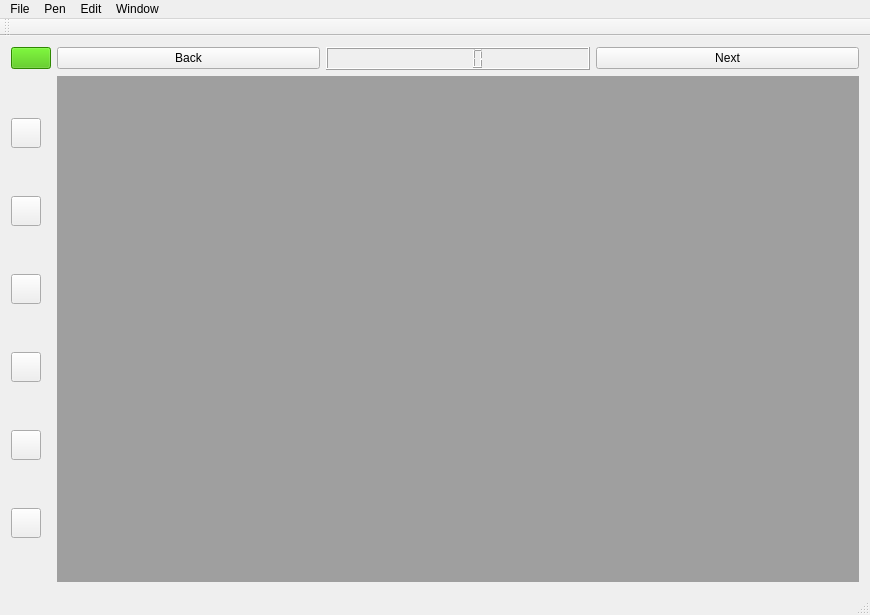
<?xml version="1.0" encoding="UTF-8"?>
<ui version="4.0">
 <class>MainWindow</class>
 <widget class="QMainWindow" name="MainWindow">
  <property name="geometry">
   <rect>
    <x>0</x>
    <y>0</y>
    <width>870</width>
    <height>615</height>
   </rect>
  </property>
  <property name="windowTitle">
   <string>MainWindow</string>
  </property>
  <widget class="QWidget" name="centralWidget">
   <layout class="QGridLayout" name="gridLayout">
    <item row="0" column="2">
     <widget class="QLCDNumber" name="lcdNumber"/>
    </item>
    <item row="0" column="3">
     <widget class="QPushButton" name="pushButton">
      <property name="text">
       <string>Next</string>
      </property>
     </widget>
    </item>
    <item row="1" column="1" colspan="3">
     <widget class="QMdiArea" name="myMDI"/>
    </item>
    <item row="0" column="0">
     <widget class="QPushButton" name="pushButton_4">
      <property name="styleSheet">
       <string notr="true">background-color: rgb(64, 191, 0);</string>
      </property>
      <property name="text">
       <string/>
      </property>
      <property name="icon">
       <iconset theme="save"/>
      </property>
     </widget>
    </item>
    <item row="0" column="1">
     <widget class="QPushButton" name="pushButton_2">
      <property name="text">
       <string>Back</string>
      </property>
     </widget>
    </item>
    <item row="1" column="0">
     <layout class="QVBoxLayout" name="verticalLayout">
      <item>
       <widget class="QPushButton" name="pushButton_6">
        <property name="enabled">
         <bool>true</bool>
        </property>
        <property name="maximumSize">
         <size>
          <width>30</width>
          <height>30</height>
         </size>
        </property>
        <property name="text">
         <string/>
        </property>
        <property name="icon">
         <iconset resource="paintResource.qrc">
          <normaloff>:/icons/pencil.png</normaloff>:/icons/pencil.png</iconset>
        </property>
       </widget>
      </item>
      <item>
       <widget class="QPushButton" name="pushButton_3">
        <property name="enabled">
         <bool>true</bool>
        </property>
        <property name="maximumSize">
         <size>
          <width>30</width>
          <height>30</height>
         </size>
        </property>
        <property name="text">
         <string/>
        </property>
        <property name="icon">
         <iconset resource="paintResource.qrc">
          <normaloff>:/icons/lastic.png</normaloff>:/icons/lastic.png</iconset>
        </property>
       </widget>
      </item>
      <item>
       <widget class="QPushButton" name="btnRectangle">
        <property name="enabled">
         <bool>true</bool>
        </property>
        <property name="maximumSize">
         <size>
          <width>30</width>
          <height>30</height>
         </size>
        </property>
        <property name="text">
         <string/>
        </property>
        <property name="icon">
         <iconset resource="paintResource.qrc">
          <normaloff>:/icons/rectangle.png</normaloff>:/icons/rectangle.png</iconset>
        </property>
       </widget>
      </item>
      <item>
       <widget class="QPushButton" name="btnLine">
        <property name="enabled">
         <bool>true</bool>
        </property>
        <property name="maximumSize">
         <size>
          <width>30</width>
          <height>30</height>
         </size>
        </property>
        <property name="text">
         <string/>
        </property>
        <property name="icon">
         <iconset resource="paintResource.qrc">
          <normaloff>:/icons/line.png</normaloff>:/icons/line.png</iconset>
        </property>
       </widget>
      </item>
      <item>
       <widget class="QPushButton" name="pushButton_10">
        <property name="enabled">
         <bool>true</bool>
        </property>
        <property name="maximumSize">
         <size>
          <width>30</width>
          <height>30</height>
         </size>
        </property>
        <property name="text">
         <string/>
        </property>
        <property name="icon">
         <iconset resource="paintResource.qrc">
          <normaloff>:/icons/curve.png</normaloff>:/icons/curve.png</iconset>
        </property>
       </widget>
      </item>
      <item>
       <widget class="QPushButton" name="btnEllipse">
        <property name="enabled">
         <bool>true</bool>
        </property>
        <property name="maximumSize">
         <size>
          <width>30</width>
          <height>30</height>
         </size>
        </property>
        <property name="text">
         <string/>
        </property>
        <property name="icon">
         <iconset resource="paintResource.qrc">
          <normaloff>:/icons/ellipse.png</normaloff>:/icons/ellipse.png</iconset>
        </property>
       </widget>
      </item>
     </layout>
    </item>
   </layout>
  </widget>
  <widget class="QMenuBar" name="menuBar">
   <property name="geometry">
    <rect>
     <x>0</x>
     <y>0</y>
     <width>870</width>
     <height>20</height>
    </rect>
   </property>
   <widget class="QMenu" name="menuAdd_somethig">
    <property name="title">
     <string>File</string>
    </property>
    <addaction name="actionPlace_a_window"/>
    <addaction name="OpenFile"/>
    <addaction name="actionClose"/>
   </widget>
   <widget class="QMenu" name="menuDraw">
    <property name="title">
     <string>Pen</string>
    </property>
    <addaction name="actionPen_Color"/>
    <addaction name="actionPen_Width"/>
   </widget>
   <widget class="QMenu" name="menuEdit">
    <property name="title">
     <string>Edit</string>
    </property>
   </widget>
   <widget class="QMenu" name="menuWindow">
    <property name="title">
     <string>Window</string>
    </property>
    <addaction name="actionTile"/>
    <addaction name="actionCascade"/>
   </widget>
   <addaction name="menuAdd_somethig"/>
   <addaction name="menuDraw"/>
   <addaction name="menuEdit"/>
   <addaction name="menuWindow"/>
  </widget>
  <widget class="QToolBar" name="mainToolBar">
   <attribute name="toolBarArea">
    <enum>TopToolBarArea</enum>
   </attribute>
   <attribute name="toolBarBreak">
    <bool>false</bool>
   </attribute>
  </widget>
  <widget class="QStatusBar" name="statusBar"/>
  <action name="actionPlace_a_window">
   <property name="text">
    <string>New</string>
   </property>
   <property name="shortcut">
    <string>Ctrl+N</string>
   </property>
  </action>
  <action name="OpenFile">
   <property name="text">
    <string>Open</string>
   </property>
   <property name="shortcut">
    <string>Ctrl+O</string>
   </property>
  </action>
  <action name="actionClose">
   <property name="text">
    <string>Close</string>
   </property>
   <property name="shortcut">
    <string>Ctrl+W</string>
   </property>
  </action>
  <action name="actionLine">
   <property name="text">
    <string>line</string>
   </property>
  </action>
  <action name="actionRect">
   <property name="text">
    <string>rectangle</string>
   </property>
  </action>
  <action name="actionTile">
   <property name="text">
    <string>Tile</string>
   </property>
  </action>
  <action name="actionCascade">
   <property name="text">
    <string>Cascade</string>
   </property>
  </action>
  <action name="actionPen_Color">
   <property name="text">
    <string>Pen Color...</string>
   </property>
  </action>
  <action name="actionPen_Width">
   <property name="text">
    <string>Pen Width...</string>
   </property>
  </action>
 </widget>
 <layoutdefault spacing="6" margin="11"/>
 <resources>
  <include location="paintResource.qrc"/>
 </resources>
 <connections/>
</ui>
